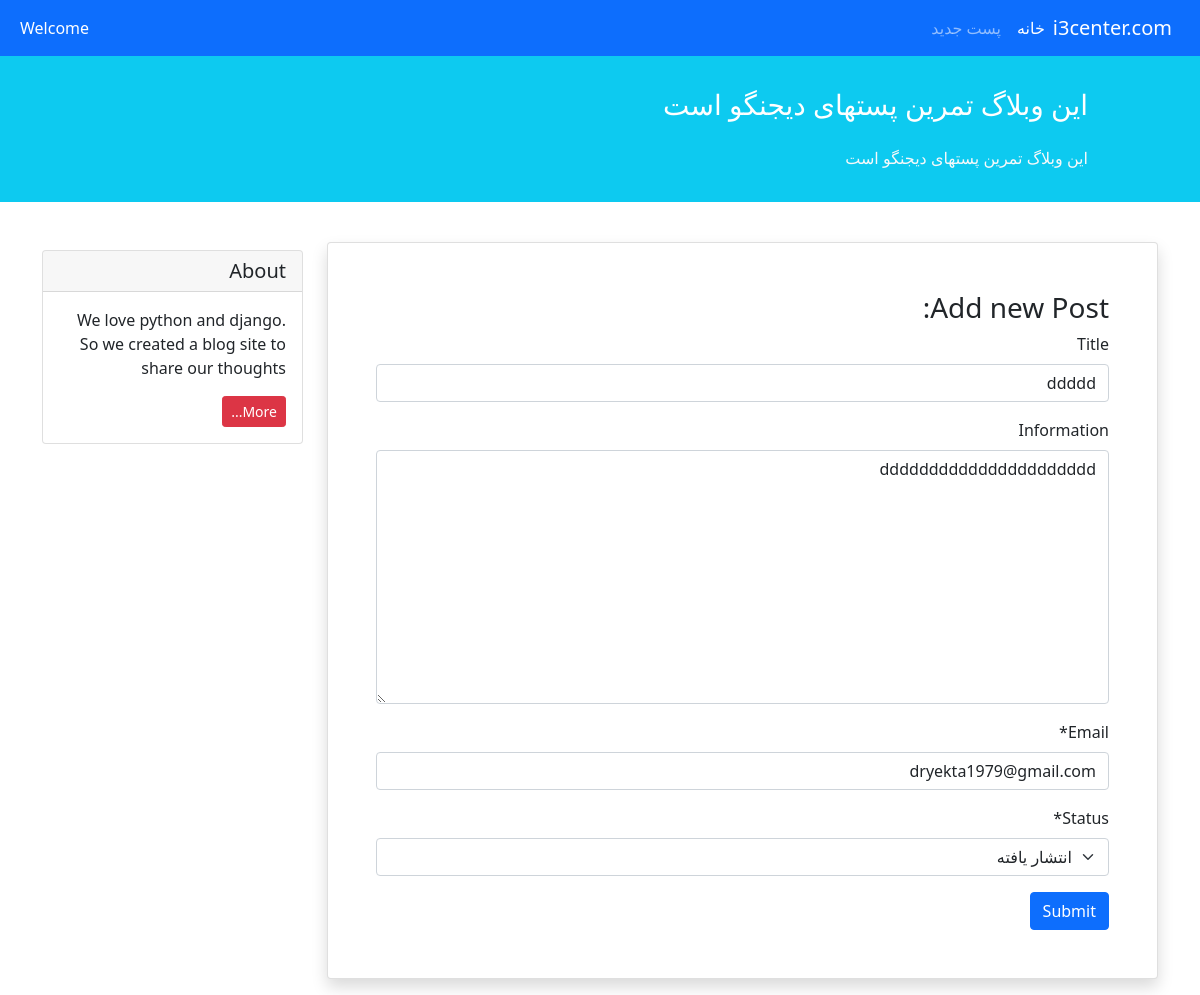
Page /update/7/ on the committed database.
### home/models.py (models this page shows, shortened)
class Post(models.Model):
    STATUS =(
        ('pub' , 'انتشار یافته'),
        ('drf' , 'پیش نمایش'),
    )
    title = models.CharField(max_length=50,null=True,blank=True)
    information = models.TextField(max_length=500,null=True,blank=True)
    datetime_create = models.DateTimeField(auto_now_add=True)
    datetime_update = models.DateTimeField(auto_now=True)
    status = models.CharField(choices=STATUS , max_length=3)
    email = models.EmailField(max_length=50)

### home/views.py (the view)
# urls.py: path('update/<int:id>/' , views.update_post , name='update_post') ,
def update_post(request,id):
    post=get_object_or_404(Post, id=id)
    form = NewPostForm(request.POST or None,instance=post)
    if form.is_valid():
        form.save()
        return redirect('home:show')
    return render(request,'create_post.html',{'form':form})

### home/forms.py
class NewPostForm(forms.ModelForm):
    class Meta:
        model = Post
        fields = ['title', 'information', 'email', 'status']
    def __init__(self, *args, **kwargs):
        super().__init__(*args, **kwargs)
        self.helper = FormHelper()
        self.helper.form_method = 'post'
        self.helper.layout = Layout(
            FloatingField('title'),
            FloatingField('information'),
            FloatingField('email'),
            FloatingField('status'),
            Submit('submit', 'Submit')
        )

### templates/create_post.html (shortened to what this page needs)
{% extends '_base.html' %}
{% load crispy_forms_tags %}
{% block content %}
     <div class="card shadow my-3 p-5">
                <h3>Add new Post:</h3>
                <form method="POST">
                    {{ form|crispy }}
                    <button type="submit" class="btn btn-primary">Submit</button>
                </form>
            </div>
{% endblock %}

### rows in the picture
Post: title "ddddd", information "dddddddddddddddddddddd", email "dryekta1979@gmail.com", status "انتشار یافته"
